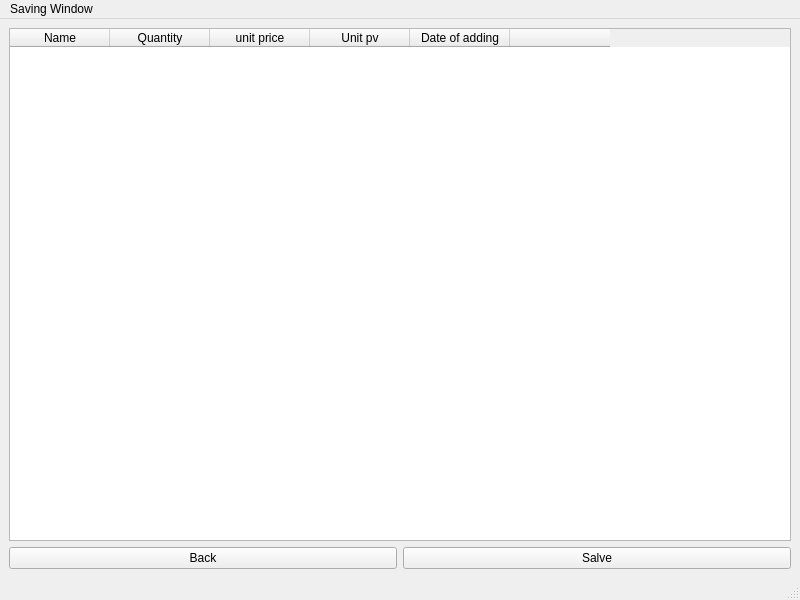
<?xml version="1.0" encoding="UTF-8"?>
<ui version="4.0">
 <class>MainWindow</class>
 <widget class="QMainWindow" name="MainWindow">
  <property name="geometry">
   <rect>
    <x>0</x>
    <y>0</y>
    <width>800</width>
    <height>600</height>
   </rect>
  </property>
  <property name="windowTitle">
   <string>MainWindow</string>
  </property>
  <widget class="QWidget" name="centralwidget">
   <layout class="QGridLayout" name="gridLayout">
    <item row="1" column="1">
     <widget class="QPushButton" name="pushButton_2">
      <property name="text">
       <string>Salve</string>
      </property>
     </widget>
    </item>
    <item row="1" column="0">
     <widget class="QPushButton" name="pushButton">
      <property name="text">
       <string>Back</string>
      </property>
     </widget>
    </item>
    <item row="0" column="0" colspan="2">
     <widget class="QTableWidget" name="tableWidget">
      <column>
       <property name="text">
        <string>Name</string>
       </property>
      </column>
      <column>
       <property name="text">
        <string>Quantity</string>
       </property>
      </column>
      <column>
       <property name="text">
        <string>unit price</string>
       </property>
      </column>
      <column>
       <property name="text">
        <string>Unit pv</string>
       </property>
      </column>
      <column>
       <property name="text">
        <string>Date of adding</string>
       </property>
      </column>
      <column>
       <property name="text">
        <string/>
       </property>
      </column>
     </widget>
    </item>
   </layout>
  </widget>
  <widget class="QMenuBar" name="menubar">
   <property name="geometry">
    <rect>
     <x>0</x>
     <y>0</y>
     <width>800</width>
     <height>30</height>
    </rect>
   </property>
   <widget class="QMenu" name="menuSaving_Window">
    <property name="title">
     <string>Saving Window</string>
    </property>
   </widget>
   <addaction name="menuSaving_Window"/>
  </widget>
  <widget class="QStatusBar" name="statusbar"/>
 </widget>
 <resources/>
 <connections/>
</ui>
